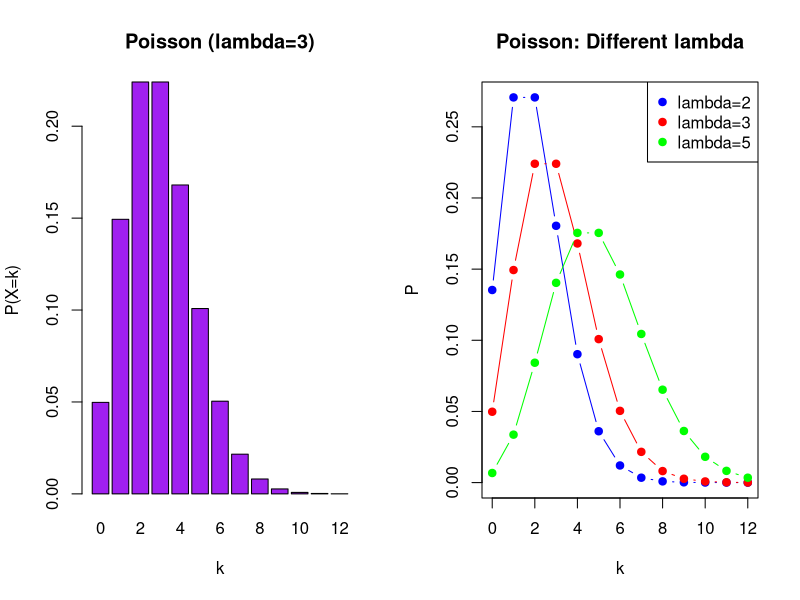

The R script that drew this image:
# ============================================================================
# QUESTION 14: Compute Poisson probability
# ============================================================================

# ============================================================================
# Poisson Distribution: P(X=k) = (lambda^k * e^(-lambda)) / k!
# ============================================================================

cat("=== Poisson Probability P(X=k) ===\n\n")

# Example 1: Basic Poisson calculation
lambda <- 3  # Average rate
x <- 2       # Number of events

prob <- dpois(x, lambda = lambda)
cat("Example 1: lambda=3 (avg events), find P(X=2)\n")
cat("P(X=2) = dpois(2, lambda=3)\n")
cat("P(X=2) =", round(prob, 6), "\n")

# Example 2: Different lambda values
cat("\n=== Example 2: Various lambda for X=2 ===\n")
for (l in c(1, 2, 3, 5, 10)) {
  p <- dpois(2, lambda = l)
  cat(sprintf("  lambda=%d: P(X=2) = %.6f\n", l, p))
}

# Example 3: Complete distribution for lambda=4
cat("\n=== Example 3: Complete distribution for lambda=4 ===\n")
cat("X\tP(X=k)\n")
cat("-\t-------\n")
probs <- dpois(0:15, lambda = 4)
for (i in 0:15) {
  cat(sprintf("%d\t%.6f\n", i, probs[i+1]))
}

# Example 4: Using average from real data (mtcars)
cat("\n=== Example 4: Using mtcars HP average ===\n")
avg_hp <- mean(mtcars$hp)
cat("Average HP in mtcars:", round(avg_hp, 2), "\n")
# Simulate: probability of exactly 100 HP events (interpretive)
prob100 <- dpois(100, lambda = avg_hp)
cat("P(exactly 100 HP) with lambda=", round(avg_hp, 2), ":", prob100, "\n")
cat("(Note: This is illustrative as HP is continuous)\n")

# Example 5: Iris data
cat("\n=== Example 5: Iris Petal.Length distribution ===\n")
mean_petal <- mean(iris$Petal.Length)
cat("Mean petal length:", round(mean_petal, 2), "\n")
prob_5 <- dpois(5, lambda = mean_petal)
cat("P(X=5) with lambda =", round(mean_petal, 2), ":", round(prob_5, 6), "\n")

# Visualization
cat("\n=== Poisson Distribution Plot ===\n")
png("poisson_prob.png", width = 800, height = 600)
par(mfrow = c(1, 2))

# Plot for lambda=3
probs3 <- dpois(0:12, 3)
barplot(probs3, names.arg = 0:12,
        main = "Poisson (lambda=3)",
        xlab = "k", ylab = "P(X=k)",
        col = "purple")

# Plot comparison for different lambda
probs2 <- dpois(0:12, 2)
probs5 <- dpois(0:12, 5)
plot(0:12, probs2, type = "b", col = "blue", pch = 19,
     main = "Poisson: Different lambda", xlab = "k", ylab = "P")
lines(0:12, probs3, type = "b", col = "red", pch = 19)
lines(0:12, probs5, type = "b", col = "green", pch = 19)
legend("topright", c("lambda=2", "lambda=3", "lambda=5"),
       col = c("blue", "red", "green"), pch = 19)

dev.off()
cat("Saved: poisson_prob.png\n")

# Manual verification
cat("\n=== Manual Calculation Verification ===\n")
# P(X=2) for lambda=3: (3^2 * e^(-3)) / 2! = 9 * e^(-3) / 2
manual_prob <- (3^2 * exp(-3)) / 2
cat("Manual: (3^2 * e^(-3)) / 2! =", round(manual_prob, 6), "\n")
cat("dpois result:", round(prob, 6), "\n")
cat("Match:", ifelse(abs(prob - manual_prob) < 0.0001, "YES", "NO"), "\n")

# Cumulative probability
cat("\n=== Cumulative Probability ===\n")
cat("P(X <= 2) with lambda=3:\n")
cat("ppois(2, lambda=3) =", round(ppois(2, lambda = 3), 6), "\n")
cat("P(X > 2) = 1 - P(X <= 2) =", round(1 - ppois(2, lambda = 3), 6), "\n")

cat("\n=== Question 14 Complete ===\n")
